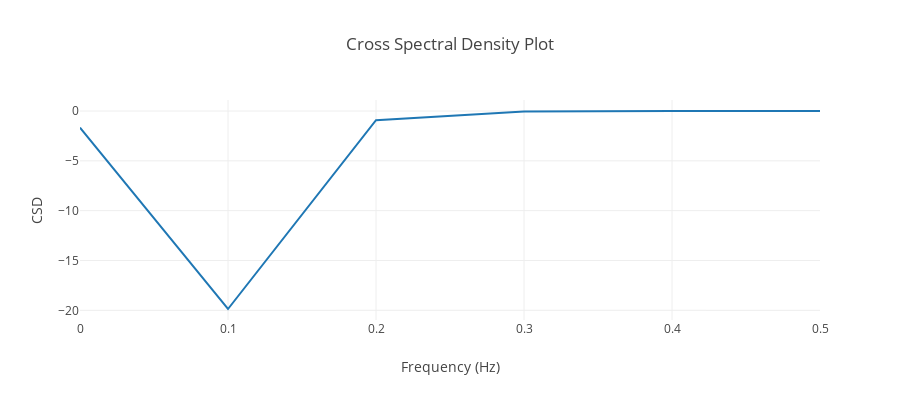
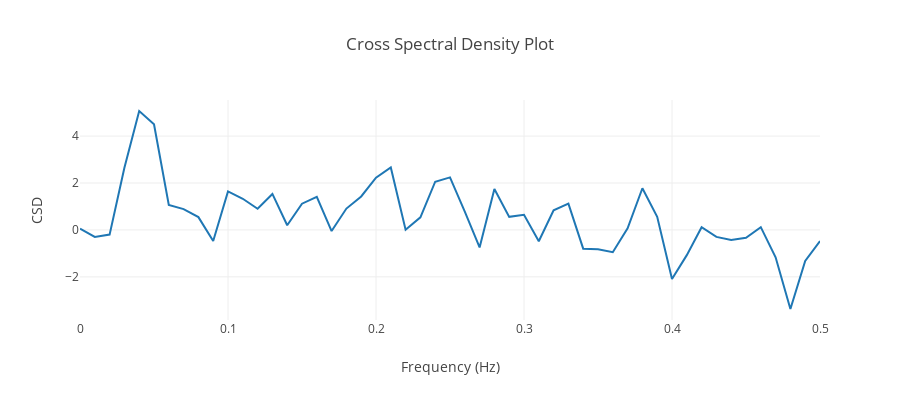

Notebook code for these charts, in order:
### Code cell
# Test on different inputs

# Regular Arrays
z2 = np.array([1, 2, 3, 4, 5, 6, 7, 8, 9, 10])
z3 = np.array([10, 9, 8, 7, 6, 5, 4, 3, 2, 1])
warnings.simplefilter("ignore")
cgram(z2, z3)
#cgram2(z2, z3)

# Two AR(1) Processes, with phi = 0.75 and 0.25 respectively.
n = 100
b = np.zeros(n)
c = np.zeros(n)
b[1] = random.normalvariate(0, 1)
c[1] = random.normalvariate(0, 1)
for i in range(1, n):
    b[i] = 0.75*a[i-1] + random.normalvariate(0, 1)
    c[i] = 0.25*a[i-1] + random.normalvariate(0, 1)
cgram(b, c)
#cgram2(b, c)

### Figure 1 — Plotly figure (JSON) as saved in the notebook; plotly's stock layout.template omitted (floating-point values rounded to 4 significant figures)
{"data": [{"mode": "lines", "type": "scatter", "x": [0, 0.1, 0.2, 0.3, 0.4, 0.5], "y": [-1.667, -19.87, -0.9213, -0.05134, -0.004903, -1.315e-32]}], "layout": {"height": 400, "title": "Cross Spectral Density Plot", "width": 900, "xaxis": {"title": "Frequency (Hz)", "zeroline": false}, "yaxis": {"title": "CSD", "zeroline": false}}}

### Figure 2 — Plotly figure (JSON) as saved in the notebook; plotly's stock layout.template omitted (floating-point values rounded to 4 significant figures)
{"data": [{"mode": "lines", "type": "scatter", "x": [0, 0.01, 0.02, 0.03, 0.04, 0.05, 0.06, 0.07, 0.08, 0.09, 0.1, 0.11, 0.12, 0.13, 0.14, 0.15, 0.16, 0.17, 0.18, 0.19, 0.2, 0.21, 0.22, 0.23, 0.24, 0.25, 0.26, 0.27, 0.28, 0.29, 0.3, 0.31, 0.32, 0.33, 0.34, 0.35, 0.36, 0.37, 0.38, 0.39, 0.4, 0.41, 0.42, 0.43, 0.44, 0.45, 0.46, 0.47, 0.48, 0.49, 0.5], "y": [0.0516, -0.2964, -0.1986, 2.65, 5.07, 4.502, 1.068, 0.8896, 0.547, -0.4726, 1.641, 1.329, 0.9015, 1.535, 0.1997, 1.119, 1.413, -0.04743, 0.9117, 1.428, 2.23, 2.664, 0.007474, 0.5355, 2.055, 2.241, 0.7794, -0.747, 1.749, 0.5578, 0.6454, -0.4841, 0.8376, 1.123, -0.7978, -0.8228, -0.9489, 0.06783, 1.777, 0.5592, -2.094, -1.074, 0.1138, -0.297, -0.4292, -0.3307, 0.1194, -1.165, -3.37, -1.324, -0.4746]}], "layout": {"height": 400, "title": "Cross Spectral Density Plot", "width": 900, "xaxis": {"title": "Frequency (Hz)", "zeroline": false}, "yaxis": {"title": "CSD", "zeroline": false}}}
